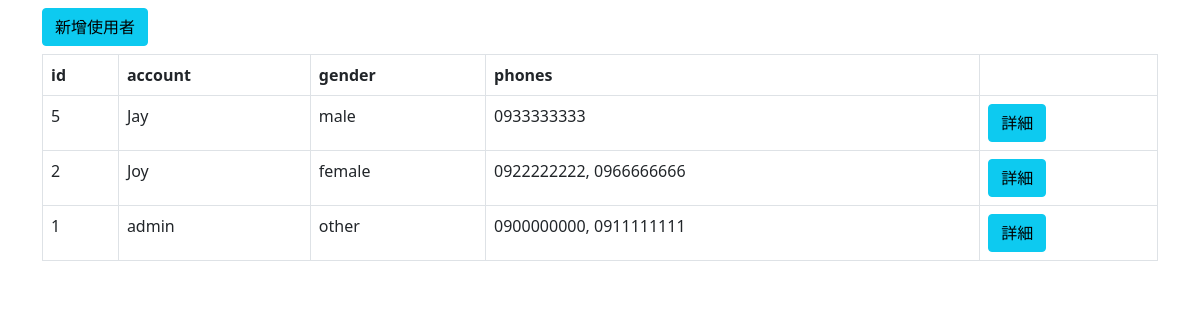
Screenshot of /user-list.php with the database file from the repository.
### tables this page shows
CREATE TABLE `users` (
  `id` int(4) UNSIGNED NOT NULL,
  `account` varchar(30) NOT NULL,
  `password` varchar(50) NOT NULL,
  `gender` varchar(10) NOT NULL,
  `phones` varchar(50) NOT NULL,
  `create_time` datetime NOT NULL,
  `valid` tinyint(4) NOT NULL
);

### user-list.php (the view, shortened to what this page needs)
<?php
require_once("db_connect.php");
$sql="SELECT * FROM users WHERE valid=1 ORDER BY id DESC";
$result = $conn->query($sql);
?>
<!doctype html>
<html lang="en">
  <head>
    <link rel="stylesheet" href="https://cdn.jsdelivr.net/npm/bootstrap@5.0.2/dist/css/bootstrap.min.css">
  </head>
  <body>
    <div class="container">
      <div class="py-2">
        <a href="create-user.php" class="btn btn-info">新增使用者</a>
      </div>
      <table class="table table-bordered">
        <thead>
          <tr>
            <th>id</th>
            <th>account</th>
            <th>gender</th>
            <th>phones</th>
            <th></th>
          </tr>
        </thead>
        <tbody>
          <?php
          if ($result->num_rows > 0):
            while($row = $result->fetch_assoc()):
          ?>
          <tr>
            <td><?=$row["id"]?></td>
            <td><?=$row["account"]?></td>
            <td><?=$row["gender"]?></td>
            <td><?=$row["phones"]?></td>
            <td><a href="user.php?id=<?=$row["id"]?>" class="btn btn-info">詳細</a></td>
          </tr>
          <?php endwhile; ?>
          <?php else: ?>
            <tr>
              <td colspan="4">沒有資料</td>
            </tr>
          <?php endif; ?>
        </tbody>
      </table>
    </div>
  </body>
</html>

### rows the page displays
users: id "5", account "Jay", gender "male", phones "0933333333"
users: id "2", account "Joy", gender "female", phones "0922222222, 0966666666"
users: id "1", account "admin", gender "other", phones "0900000000, 0911111111"
